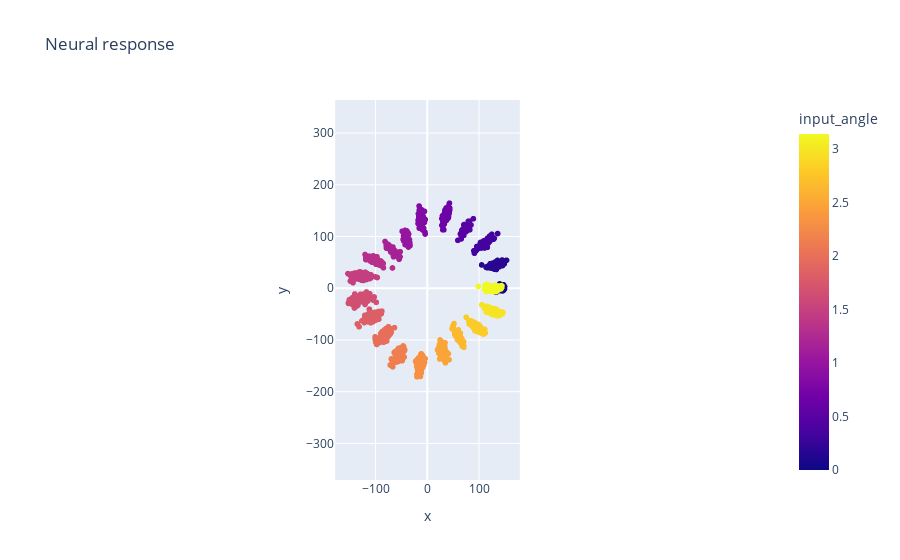

Here is the notebook cell this chart was saved with:
### Code cell
fig1 = px.scatter(samples, x='x', y='y', color='input_angle', title='Neural response')

fig1.update_xaxes(
    constrain="domain",  # meanwhile compresses the xaxis by decreasing its "domain"
)
fig1.update_yaxes(
    scaleanchor = "x",
    scaleratio = 1,
)

### Figure 1 — Plotly figure (JSON) as saved in the notebook; plotly's stock layout.template omitted (floating-point values rounded to 4 significant figures; data arrays with more than 128 entries replaced by an {"elided": "..."} marker saying what was removed)
{"data": [{"hovertemplate": "x=%{x}<br>y=%{y}<br>input_angle=%{marker.color}<extra></extra>", "legendgroup": "", "marker": {"color": {"elided": "2000 float values"}, "coloraxis": "coloraxis", "symbol": "circle"}, "mode": "markers", "name": "", "showlegend": false, "type": "scattergl", "x": {"elided": "2000 float values"}, "xaxis": "x", "y": {"elided": "2000 float values"}, "yaxis": "y"}], "layout": {"autosize": true, "coloraxis": {"colorbar": {"title": {"text": "input_angle"}}, "colorscale": [[0, "#0d0887"], [0.1111, "#46039f"], [0.2222, "#7201a8"], [0.3333, "#9c179e"], [0.4444, "#bd3786"], [0.5556, "#d8576b"], [0.6667, "#ed7953"], [0.7778, "#fb9f3a"], [0.8889, "#fdca26"], [1, "#f0f921"]]}, "legend": {"tracegroupgap": 0}, "title": {"text": "Neural response"}, "xaxis": {"anchor": "y", "autorange": true, "constrain": "domain", "domain": [0.3672, 0.6328], "range": [-179.6, 180.4], "title": {"text": "x"}, "type": "linear"}, "yaxis": {"anchor": "x", "autorange": true, "domain": [0, 1], "range": [-198.9, 192.0], "scaleanchor": "x", "scaleratio": 1, "title": {"text": "y"}, "type": "linear"}}}
